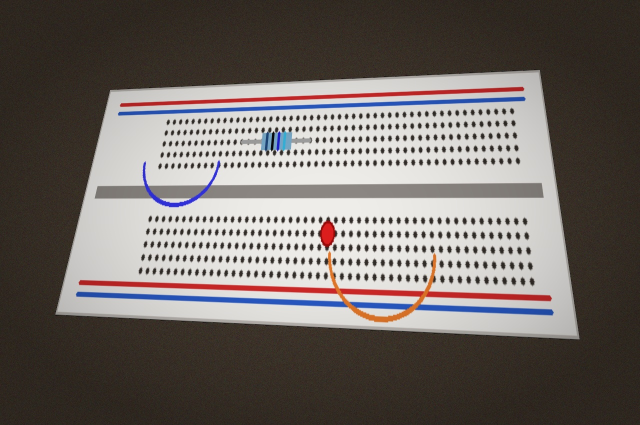
#> input picture backend/test_assets/real_breadboard_photo.jpg, 1280 x 850 px (shown at 1/2 size)
$ python -i photo_quality_validator.py   (imports and definitions only)   (older library calls are emulated)
#> lines starting #> are read from the running program, lines starting #| are printed output that depends on the picture; after the words box and inside, x2 and y2 are one past the last pixel; in counts of white or black regions, pixels touching at a corner belong together
#> further down, picture is the input picture: shape (850, 1280, 3); mean B, G, R 100.3, 104.6, 111.7
### backend/cv/preprocessing.py
"""
SmartBreadboard 3D — OpenCV Preprocessing Module (Phase 9 Real CV Pipeline)
Performs image decoding, 4-corner detection, homography perspective transform,
CLAHE contrast enhancement, and output normalization.
"""

import cv2
import numpy as np
import base64

def order_points(pts: np.ndarray) -> np.ndarray:
    """
    Orders 4 coordinates as: top-left, top-right, bottom-right, bottom-left
    """
    rect = np.zeros((4, 2), dtype="float32")
    s = pts.sum(axis=1)
    rect[0] = pts[np.argmin(s)] # Top-left has smallest sum
    rect[2] = pts[np.argmax(s)] # Bottom-right has largest sum

    diff = np.diff(pts, axis=1)
    rect[1] = pts[np.argmin(diff)] # Top-right has smallest difference
    rect[3] = pts[np.argmax(diff)] # Bottom-left has largest difference
    return rect

def find_breadboard_corners(cv_img: np.ndarray) -> tuple[np.ndarray | None, list]:
    """
    Detects outer rectangular contour of breadboard in image using edge & contour analysis.
    """
    gray = cv2.cvtColor(cv_img, cv2.COLOR_BGR2GRAY)
    blurred = cv2.GaussianBlur(gray, (5, 5), 0)

    # Canny edge detection & Dilate
    edged = cv2.Canny(blurred, 30, 150)
    kernel = cv2.getStructuringElement(cv2.MORPH_RECT, (3, 3))
    dilated = cv2.dilate(edged, kernel, iterations=1)

    contours, _ = cv2.findContours(dilated.copy(), cv2.RETR_EXTERNAL, cv2.CHAIN_APPROX_SIMPLE)

    if not contours:
        return None, []

    # Sort contours by area descending
    contours = sorted(contours, key=cv2.contourArea, reverse=True)

    img_area = cv_img.shape[0] * cv_img.shape[1]

    for c in contours[:5]:
        peri = cv2.arcLength(c, True)
        approx = cv2.approxPolyDP(c, 0.02 * peri, True)

        # Check if contour is a 4-sided convex polygon with sufficient area (> 15% of image)
        if len(approx) == 4 and cv2.contourArea(c) > (0.15 * img_area):
            pts = approx.reshape(4, 2)
            rect = order_points(pts)
            corners_list = [[float(p[0]), float(p[1])] for p in rect]
            return rect, corners_list

    return None, []

# [90 lines left out: functions warp_breadboard_perspective, enhance_breadboard_contrast, preprocess_breadboard_image, not called in this run]

### backend/cv/photo_quality_validator.py
"""
SmartBreadboard 3D — Single-Photo Top-Angle & Image Quality Validator (Scanner Phase)
Evaluates:
- Image brightness & exposure
- Image sharpness & blur
- Image contrast
- Breadboard / circuit framing & coverage
- Perspective & top-down viewing angle
- Detectable circuit evidence

Returns:
{
    "valid": bool,
    "score": int (0-100),
    "reasons": list[str],
    "recommendations": list[str],
    "metrics": {
        "top_angle": "GOOD" | "POOR",
        "circuit_visibility": "GOOD" | "POOR",
        "image_quality": "GOOD" | "POOR"
    }
}
"""

import cv2
import numpy as np
from typing import Dict, Any, List

def validate_photo_quality(img: np.ndarray, expected_view: str = "top") -> Dict[str, Any]:
    """
    Validates a captured or uploaded single circuit image against practical top-angle,
    framing, sharpness, brightness, and circuit-evidence criteria.
    """
#> called with expected_view = 'top'
    if img is None or not isinstance(img, np.ndarray) or img.size == 0:
        return {
            "valid": False,
            "score": 0,
            "reasons": ["Invalid or missing image data."],
            "recommendations": ["Please capture or upload a clear circuit photo."],
            "metrics": {
                "top_angle": "POOR",
                "circuit_visibility": "POOR",
                "image_quality": "POOR",
                "sharpness": 0.0,
                "brightness": 0.0,
                "contrast": 0.0
            },
            "ready": False,
            "board_detected": False,
            "suggested_guidance": "Please present a clear view of the circuit to the camera."
        }

    h, w = img.shape[:2]
#> h = 850; w = 1280
    gray = cv2.cvtColor(img, cv2.COLOR_BGR2GRAY) if len(img.shape) == 3 else img
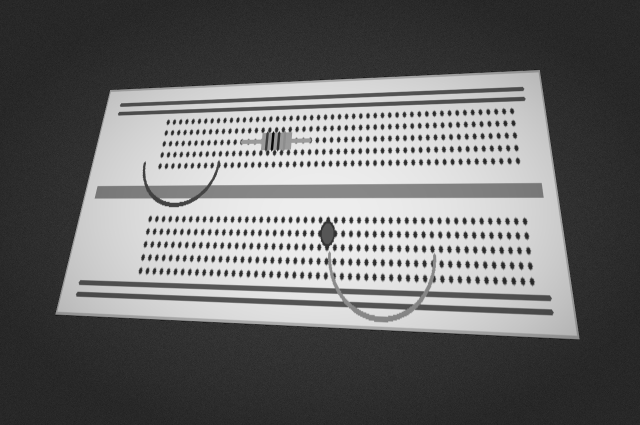
#> gray: shape (850, 1280) (shown at 1/2 size); min 1, max 244, mean 106.3

    reasons: List[str] = []
    recommendations: List[str] = []

    # 1. Brightness & Exposure check
    mean_brightness = float(np.mean(gray))
#> mean_brightness = 106.3
    if mean_brightness < 40.0:
        reasons.append("Lighting is too dark to clearly see circuit components.")
        recommendations.append("Increase lighting or move to a brighter area.")
    elif mean_brightness > 230.0:
        reasons.append("Image is overexposed or washed out.")
        recommendations.append("Reduce harsh glare or diffuse the light source.")

    # 2. Sharpness & Blur check (Laplacian variance)
    sharpness = float(cv2.Laplacian(gray, cv2.CV_64F).var())
#> sharpness = 597.1
    if sharpness < 22.0:
        reasons.append("Image is too blurry for reliable circuit detection.")
        recommendations.append("Hold the camera steady and tap to focus directly on the breadboard.")

    # 3. Contrast check
    contrast = float(np.std(gray))
#> contrast = 80.22
    if contrast < 16.0:
        reasons.append("Insufficient contrast between circuit and background.")
        recommendations.append("Ensure the circuit is placed on a contrasting surface.")

    # 4. Circuit Evidence & Edge Density
    edges = cv2.Canny(gray, 40, 140)
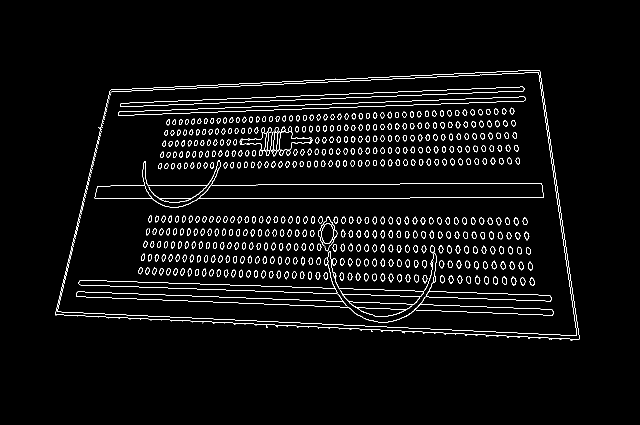
#> edges: shape (850, 1280) (shown at 1/2 size); 3.3% white in thin lines or dots, all inside (x1, y1, x2, y2) = (110, 140, 1160, 681)
    edge_density = float(np.count_nonzero(edges)) / float(gray.size)
#> edge_density = 0.0331

    # 5. Breadboard / Circuit Geometry, Framing, and Top-Angle Skew
    from cv.preprocessing import find_breadboard_corners

    rect, corners_list = find_breadboard_corners(img)
#> in find_breadboard_corners, `edged = cv2.Canny(blurred, 30, 150)`:
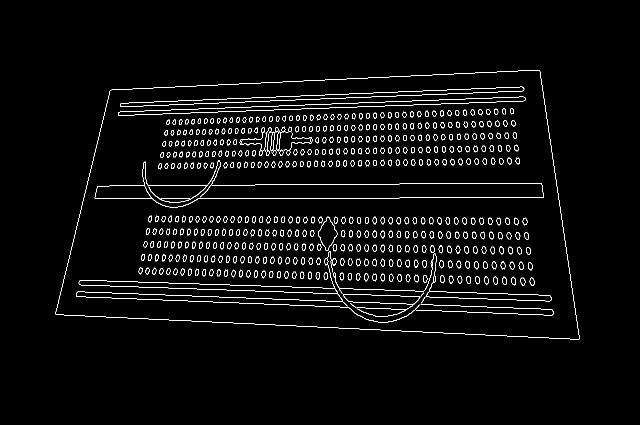
#> edged: shape (850, 1280) (shown at 1/2 size); 2.9% white in thin lines or dots, all inside (x1, y1, x2, y2) = (111, 140, 1159, 679)
#> in find_breadboard_corners, `dilated = cv2.dilate(edged, kernel, iterations=1)`:
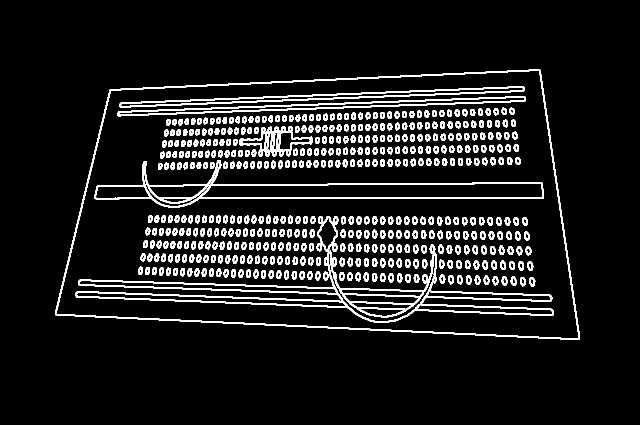
#> dilated: shape (850, 1280) (shown at 1/2 size); 9% white; 468 white regions
#> in find_breadboard_corners, `contours, _ = cv2.findContours(dilated.copy(), cv2.RETR_EXTERNAL, cv2...`: contours = 1 contour; box (x1, y1, x2, y2) and area: (110, 139, 1160, 680) 474408
#> the loop in find_breadboard_corners, `for c in contours[:5]:` made 1 pass
#> (peri, pts, s in order_points, diff in order_points, corners_list) on pass 1: (3015.2, [[1080, 139], [219, 179], [110, 629], [1159, 679]], [1219, 398, 739, 1838], [-941, -40, 519, -480], [[219, 179], [1080, 139], [1159, 679], [110, 629]])
#> rect = [[219, 179], [1080, 139], [1159, 679], [110, 629]]; corners_list = [[219, 179], [1080, 139], [1159, 679], [110, 629]]

    if rect is not None:
        pts = rect # [tl, tr, br, bl]
#> pts = [[219, 179], [1080, 139], [1159, 679], [110, 629]]
        # Top width vs Bottom width
        w_top = float(np.linalg.norm(pts[1] - pts[0]))
#> w_top = 861.9
        w_bot = float(np.linalg.norm(pts[2] - pts[3]))
#> w_bot = 1050.2
        h_left = float(np.linalg.norm(pts[3] - pts[0]))
#> h_left = 463
        h_right = float(np.linalg.norm(pts[2] - pts[1]))
#> h_right = 545.7

        max_w = max(w_top, w_bot)
#> max_w = 1050.2
        min_w = min(w_top, w_bot)
#> min_w = 861.9
        max_h = max(h_left, h_right)
#> max_h = 545.7
        min_h = min(h_left, h_right)
#> min_h = 463

        w_ratio = min_w / max_w if max_w > 0 else 1.0
#> w_ratio = 0.821
        h_ratio = min_h / max_h if max_h > 0 else 1.0
#> h_ratio = 0.848
        perspective_ratio = min(w_ratio, h_ratio)
#> perspective_ratio = 0.821

        # Side angle / tilt threshold (reject severe trapezoidal skew)
        if perspective_ratio < 0.55:
            reasons.append("Circuit is viewed from a strong side angle.")
            recommendations.append("Move the camera directly above the circuit (top-down view).")

        # Framing / Margin check (corners close to boundary)
        margin_x = 8
        margin_y = 8
        min_x = float(np.min(pts[:, 0]))
#> min_x = 110
        max_x = float(np.max(pts[:, 0]))
#> max_x = 1159
        min_y = float(np.min(pts[:, 1]))
#> min_y = 139
        max_y = float(np.max(pts[:, 1]))
#> max_y = 679

        if min_x < margin_x or min_y < margin_y or max_x > (w - margin_x) or max_y > (h - margin_y):
            reasons.append("Circuit is partially outside the frame or heavily cropped.")
            recommendations.append("Keep the complete circuit inside the frame with some margin around the edges.")

        # Breadboard Coverage check
        bb_area = float(cv2.contourArea(pts.astype(np.int32)))
#> bb_area = 472800
        area_ratio = bb_area / float(w * h)
#> area_ratio = 0.435
        if area_ratio < 0.10:
            reasons.append("Circuit occupies too small a portion of the frame.")
            recommendations.append("Move the camera closer so the circuit fills more of the frame.")
    else:
        # If no strict 4-corner breadboard is detected, check general contours and edge density
        if edge_density < 0.012:
            reasons.append("No recognizable circuit or breadboard detected in the photo.")
            recommendations.append("Ensure the circuit is clearly visible in the center of the camera.")
        else:
            # Check bounding contour of prominent features
            contours, _ = cv2.findContours(edges, cv2.RETR_EXTERNAL, cv2.CHAIN_APPROX_SIMPLE)
            if contours:
                large_contours = [c for c in contours if cv2.contourArea(c) > (0.04 * w * h)]
                if large_contours:
                    all_pts = np.vstack(large_contours)
                    bx, by, bw, bh = cv2.boundingRect(all_pts)
                    if bx < 6 or by < 6 or (bx + bw) > (w - 6) or (by + bh) > (h - 6):
                        reasons.append("Circuit is partially outside the frame.")
                        recommendations.append("Center the circuit inside the camera frame.")
                else:
                    reasons.append("Circuit features are too faint or small.")
                    recommendations.append("Bring the camera closer and center the circuit.")
            else:
                reasons.append("No recognizable circuit or breadboard detected in the photo.")
                recommendations.append("Ensure the circuit is clearly visible in the center of the camera.")

    # Calculate overall validity and score
    valid = len(reasons) == 0

    if valid:
        # High quality score between 75 and 96
        base_score = 78
        sharp_bonus = min(10, int(sharpness / 12.0))
#> sharp_bonus = 10
        contrast_bonus = min(8, int(contrast / 10.0))
#> contrast_bonus = 8
        score = min(96, base_score + sharp_bonus + contrast_bonus)
#> score = 96
    else:
        # Penalty score based on severity
        score = max(15, min(52, 60 - len(reasons) * 15))

    top_angle_status = "POOR" if any("angle" in r or "perspective" in r for r in reasons) else "GOOD"
    circuit_vis_status = "POOR" if any("outside" in r or "cropped" in r or "small" in r or "No recognizable" in r or "faint" in r for r in reasons) else "GOOD"
    image_qual_status = "POOR" if any("blurry" in r or "dark" in r or "overexposed" in r or "contrast" in r for r in reasons) else "GOOD"

    return {
        "valid": valid,
        "score": score,
        "reasons": reasons,
        "recommendations": recommendations,
        "metrics": {
            "top_angle": top_angle_status,
            "circuit_visibility": circuit_vis_status,
            "image_quality": image_qual_status,
            "sharpness": round(sharpness, 1),
            "brightness": round(mean_brightness, 1),
            "contrast": round(contrast, 1)
        },
        "ready": valid,
        "board_detected": valid or ("No recognizable circuit" not in " ".join(reasons)),
        "angle_valid": top_angle_status == "GOOD",
        "framing_valid": circuit_vis_status == "GOOD",
        "sharpness_valid": sharpness >= 22.0,
        "lighting_valid": 40.0 <= mean_brightness <= 230.0,
        "suggested_guidance": recommendations[0] if recommendations else "Circuit view accepted."
    }

>>> import cv2
>>> picture = cv2.imread('../test_assets/real_breadboard_photo.jpg')
>>> result = validate_photo_quality(picture)
#> result = 12 items

$ run again, on backend/test_assets/sample_breadboard.png
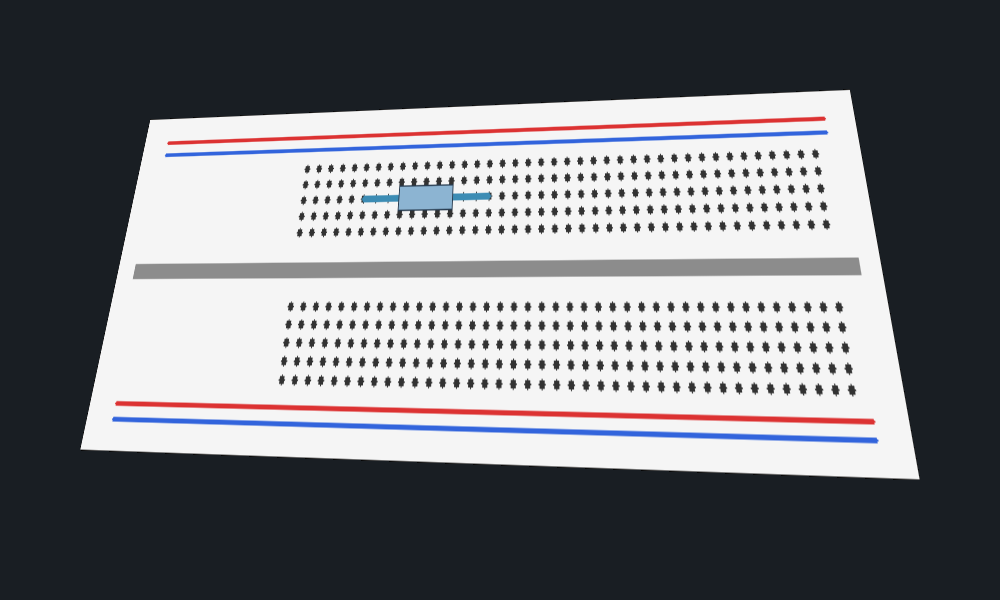
#> input picture backend/test_assets/sample_breadboard.png, 1000 x 600 px
#> picture is the input picture: shape (600, 1000, 3); mean B, G, R 121.6, 117.6, 116
#> mean_brightness = 117.5
#> sharpness = 1121.7
#> contrast = 102.2
#> in validate_photo_quality, `edges = cv2.Canny(gray, 40, 140)`:
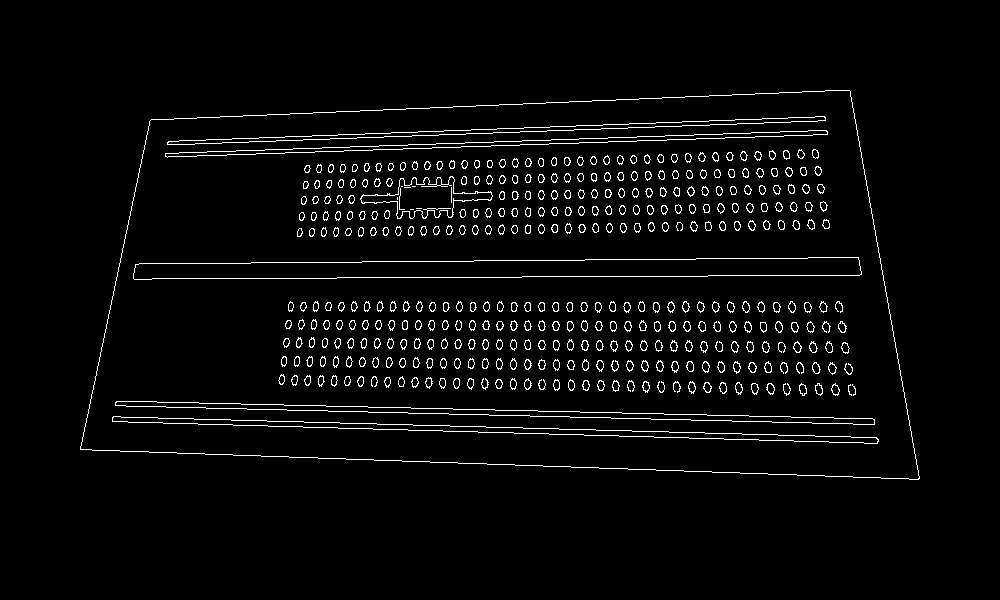
#> edges: shape (600, 1000); 3.5% white in thin lines or dots, all inside (x1, y1, x2, y2) = (80, 90, 920, 480)
#> edge_density = 0.0346
#> in find_breadboard_corners, `dilated = cv2.dilate(edged, kernel, iterations=1)`:
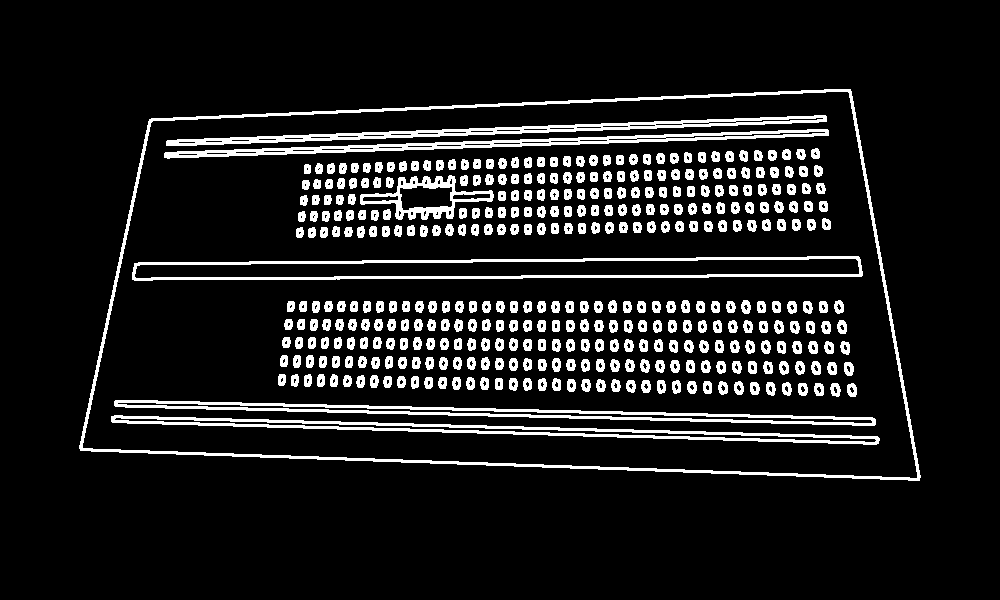
#> dilated: shape (600, 1000); 10.4% white; 386 white regions
#> contours = 1 contour; box (x1, y1, x2, y2) and area: (79, 89, 921, 481) 279056
#> the loop in find_breadboard_corners, `for c in contours[:5]:` made 1 pass
#> (peri, pts, s in order_points, diff in order_points, corners_list) on pass 1: (2345.7, [[851, 91], [151, 118], [79, 448], [919, 480]], [942, 269, 527, 1399], [-760, -33, 369, -439], [[151, 118], [851, 91], [919, 480], [79, 448]])
#> in validate_photo_quality, `rect, corners_list = find_breadboard_corners(img)`: rect = [[151, 118], [851, 91], [919, 480], [79, 448]]
#> w_top = 700.5
#> w_bot = 840.6
#> h_left = 337.8
#> h_right = 394.9
#> max_w = 840.6
#> min_w = 700.5
#> max_h = 394.9
#> min_h = 337.8
#> w_ratio = 0.833
#> h_ratio = 0.855
#> perspective_ratio = 0.833
#> min_x = 79
#> max_x = 919
#> min_y = 91
#> max_y = 480
#> bb_area = 276820
#> area_ratio = 0.461
#> sharp_bonus = 10
#> contrast_bonus = 8
#> score = 96
#> result = 12 items
